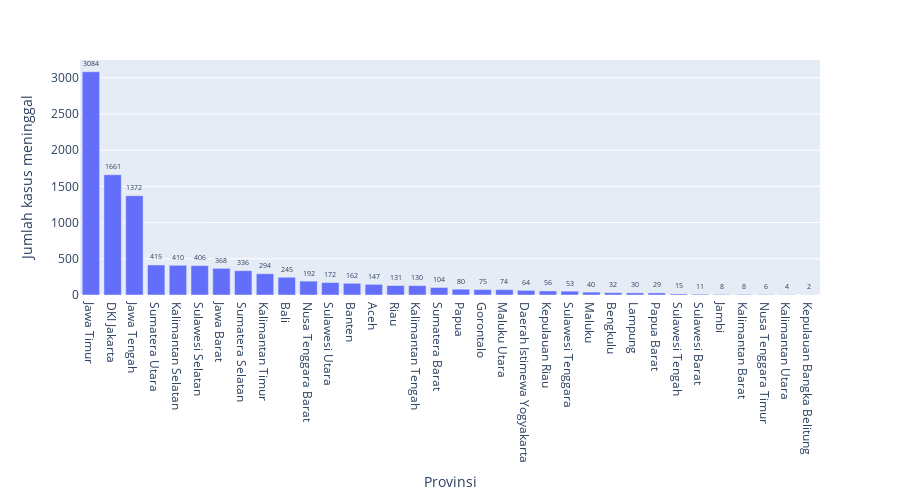

Notebook code for this chart:
### Markdown cell above
#### Provinsi dengan Kasus kematian tertinggi

### Code cell
berdasarkan_kematian = merged.sort_values(by='kasusMeni', ascending=False)
fig3 = px.bar(berdasarkan_kematian, x=berdasarkan_kematian.index, y='kasusMeni', text='kasusMeni', hover_name=berdasarkan_kematian.index)
fig3.update_traces(texttemplate='%{text:}', textposition='outside')
fig3.update_layout(uniformtext_minsize=4, uniformtext_mode='hide',height=500, xaxis_title="Provinsi", yaxis_title="Jumlah kasus meninggal")

fig3.show()

### Figure 1 — Plotly figure (JSON) as saved in the notebook; plotly's stock layout.template omitted (floating-point values rounded to 4 significant figures)
{"data": [{"alignmentgroup": "True", "hovertemplate": "<b>%{hovertext}</b><br><br>ADM1_EN=%{x}<br>kasusMeni=%{text}<extra></extra>", "hovertext": ["Jawa Timur", "DKI Jakarta", "Jawa Tengah", "Sumatera Utara", "Kalimantan Selatan", "Sulawesi Selatan", "Jawa Barat", "Sumatera Selatan", "Kalimantan Timur", "Bali", "Nusa Tenggara Barat", "Sulawesi Utara", "Banten", "Aceh", "Riau", "Kalimantan Tengah", "Sumatera Barat", "Papua", "Gorontalo", "Maluku Utara", "Daerah Istimewa Yogyakarta", "Kepulauan Riau", "Sulawesi Tenggara", "Maluku", "Bengkulu", "Lampung", "Papua Barat", "Sulawesi Tengah", "Sulawesi Barat", "Jambi", "Kalimantan Barat", "Nusa Tenggara Timur", "Kalimantan Utara", "Kepulauan Bangka Belitung"], "legendgroup": "", "marker": {"color": "#636efa"}, "name": "", "offsetgroup": "", "orientation": "v", "showlegend": false, "text": [3084, 1661, 1372, 415, 410, 406, 368, 336, 294, 245, 192, 172, 162, 147, 131, 130, 104, 80, 75, 74, 64, 56, 53, 40, 32, 30, 29, 15, 11, 8, 8, 6, 4, 2], "textposition": "outside", "texttemplate": "%{text:}", "type": "bar", "x": ["Jawa Timur", "DKI Jakarta", "Jawa Tengah", "Sumatera Utara", "Kalimantan Selatan", "Sulawesi Selatan", "Jawa Barat", "Sumatera Selatan", "Kalimantan Timur", "Bali", "Nusa Tenggara Barat", "Sulawesi Utara", "Banten", "Aceh", "Riau", "Kalimantan Tengah", "Sumatera Barat", "Papua", "Gorontalo", "Maluku Utara", "Daerah Istimewa Yogyakarta", "Kepulauan Riau", "Sulawesi Tenggara", "Maluku", "Bengkulu", "Lampung", "Papua Barat", "Sulawesi Tengah", "Sulawesi Barat", "Jambi", "Kalimantan Barat", "Nusa Tenggara Timur", "Kalimantan Utara", "Kepulauan Bangka Belitung"], "xaxis": "x", "y": [3084, 1661, 1372, 415, 410, 406, 368, 336, 294, 245, 192, 172, 162, 147, 131, 130, 104, 80, 75, 74, 64, 56, 53, 40, 32, 30, 29, 15, 11, 8, 8, 6, 4, 2], "yaxis": "y"}], "layout": {"barmode": "relative", "height": 500, "legend": {"tracegroupgap": 0}, "margin": {"t": 60}, "uniformtext": {"minsize": 4, "mode": "hide"}, "xaxis": {"anchor": "y", "domain": [0, 1], "title": {"text": "Provinsi"}}, "yaxis": {"anchor": "x", "domain": [0, 1], "title": {"text": "Jumlah kasus meninggal"}}}}
